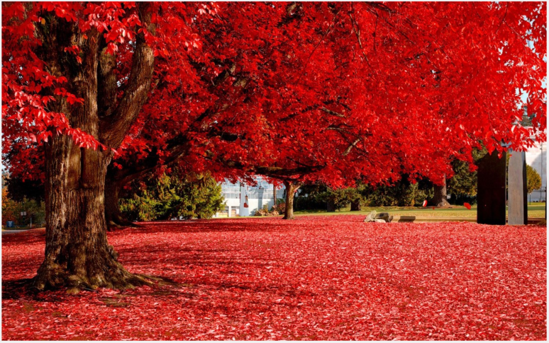
#> input picture project5/t1.png, 549 x 343 px
$ python '不使用库.py'
#> lines starting #> are read from the running program, lines starting #| are printed output that depends on the picture
import numpy as np
from PIL import Image

def rgb_to_lab(rgb_img):
    rgb = rgb_img.astype(np.float64) / 255.0
    mask = rgb > 0.04045
    rgb[mask] = ((rgb[mask] + 0.055) / 1.055) ** 2.4
    rgb[~mask] = rgb[~mask] / 12.92
    rgb2xyz = np.array([
        [0.4124564, 0.3575761, 0.1804375],
        [0.2126729, 0.7151522, 0.0721750],
        [0.0193339, 0.1191920, 0.9503041]
    ])
    xyz = np.dot(rgb.reshape(-1, 3), rgb2xyz.T).reshape(rgb.shape)
    xyz_ref = np.array([95.047, 100.0, 108.883])
    xyz = xyz / xyz_ref
    mask = xyz > 0.008856
    xyz[mask] = xyz[mask] ** (1 / 3)
    xyz[~mask] = 7.787 * xyz[~mask] + 16 / 116
    x, y, z = xyz[..., 0], xyz[..., 1], xyz[..., 2]
    L = 116 * y - 16
    a = 500 * (x - y)
    b = 200 * (y - z)
    a = np.clip(a, -128, 127)
    b = np.clip(b, -128, 127)
    return np.stack([L, a, b], axis=-1)


def lab_to_rgb(lab_img):
    L, a, b = lab_img[..., 0], lab_img[..., 1], lab_img[..., 2]
    y = (L + 16) / 116
    x = a / 500 + y
    z = y - b / 200
    def f(t):
        mask = t > 0.2068966
        t[mask] = t[mask] ** 3
        t[~mask] = (t[~mask] - 16 / 116) / 7.787
        return t
    x, y, z = f(x), f(y), f(z)
    xyz_ref = np.array([95.047, 100.0, 108.883])
    xyz = np.stack([x, y, z], axis=-1) * xyz_ref
    xyz2rgb = np.array([
        [3.2404542, -1.5371385, -0.4985314],
        [-0.9692660, 1.8760108, 0.0415560],
        [0.0556434, -0.2040259, 1.0572252]
    ])
    rgb = np.dot(xyz.reshape(-1, 3), xyz2rgb.T).reshape(xyz.shape)
    mask = rgb > 0.0031308
    rgb[mask] = 1.055 * (rgb[mask] ** (1 / 2.4)) - 0.055
    rgb[~mask] = rgb[~mask] * 12.92
    rgb = np.clip(rgb * 255, 0, 255).astype(np.uint8)
    return rgb


def read_image(path):
    img = Image.open(path).convert('RGB')
    return np.array(img)


def write_image(path, img):
    img_pil = Image.fromarray(img)
    img_pil.save(path)


def show_image(title, img):
    img_pil = Image.fromarray(img)
    img_pil.show(title)

def compute_stats(lab_img):
    l_channel = lab_img[..., 0].flatten()
    a_channel = lab_img[..., 1].flatten()
    b_channel = lab_img[..., 2].flatten()
    l_mean = np.sum(l_channel) / len(l_channel)#均值
    a_mean = np.sum(a_channel) / len(a_channel)
    b_mean = np.sum(b_channel) / len(b_channel)
    l_std = np.sqrt(np.sum((l_channel - l_mean) ** 2) / (len(l_channel) - 1))#方差
    a_std = np.sqrt(np.sum((a_channel - a_mean) ** 2) / (len(a_channel) - 1))
    b_std = np.sqrt(np.sum((b_channel - b_mean) ** 2) / (len(b_channel) - 1))
    return {
        'l': {'mean': l_mean, 'std': l_std},
        'a': {'mean': a_mean, 'std': a_std},
        'b': {'mean': b_mean, 'std': b_std}
    }


def color_transfer(source_path, target_path, output_path):
    try:
        source_img = read_image(source_path)
        target_img = read_image(target_path)
#> call 2 of read_image, with path = 't2.png'
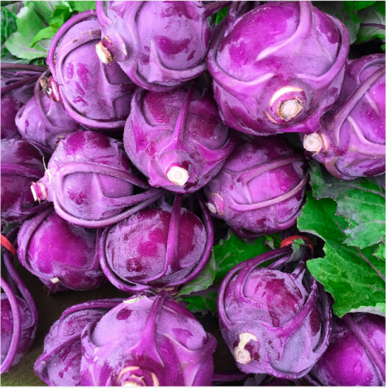
#> input picture project5/t2.png, 386 x 388 px
    except Exception as e:
        raise ValueError(f"图像读取失败：{e}")

    source_lab = rgb_to_lab(source_img)
#> in rgb_to_lab, `xyz[mask] = xyz[mask] ** (1 / 3)`:
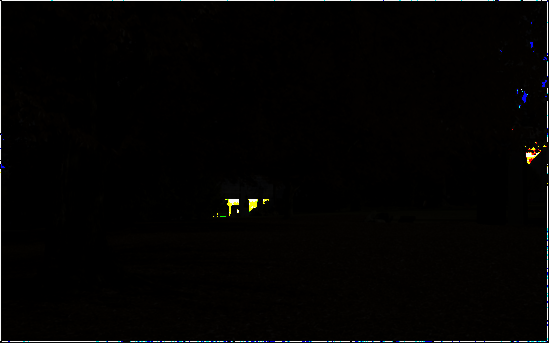
#> xyz: shape (343, 549, 3) float64; mean R, G, B 0.00385, 0.00325, 0.00253; drawn with min black and max white
    target_lab = rgb_to_lab(target_img)
#> in rgb_to_lab (call 2), `rgb[~mask] = rgb[~mask] / 12.92`: rgb: shape (388, 386, 3) float64; mean R, G, B 0.33, 0.133, 0.354
#> in rgb_to_lab (call 2), `xyz[mask] = xyz[mask] ** (1 / 3)`:
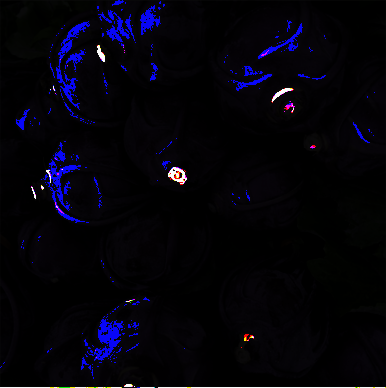
#> xyz: shape (388, 386, 3) float64; mean R, G, B 0.0039, 0.00295, 0.00979; drawn with min black and max white
#> in rgb_to_lab (call 2), `a = 500 * (x - y)`:
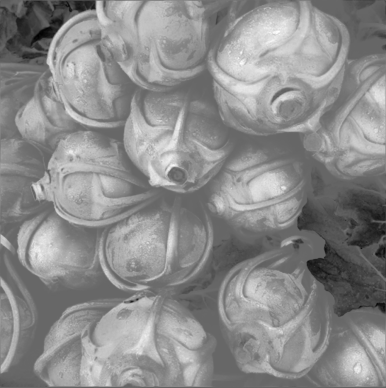
#> a: shape (388, 386) float64; min -7.53, max 11.15, mean 2.7; drawn with min black and max white
#> in rgb_to_lab (call 2), `b = 200 * (y - z)`:
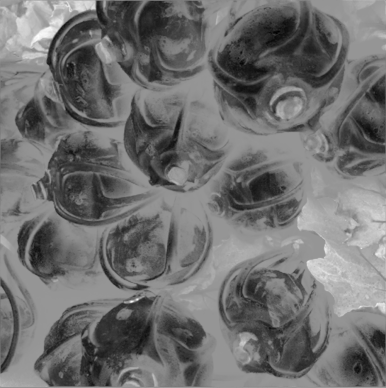
#> b: shape (388, 386) float64; min -8.61, max 6.06, mean -2.16; drawn with min black and max white
#> in rgb_to_lab (call 2), `return np.stack([L, a, b], axis=-1)`:
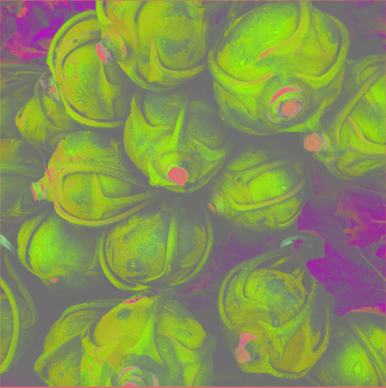
#> returned value: shape (388, 386, 3) float64; mean of channels 0, 1, 2 1.72, 2.7, -2.16; drawn with min black and max white

    source_stats = compute_stats(source_lab)
#> in compute_stats, `l_mean = np.sum(l_channel) / len(l_channel)#均值`: l_mean = 1.15
#> in compute_stats, `a_mean = np.sum(a_channel) / len(a_channel)`: a_mean = 2.81
#> in compute_stats, `b_mean = np.sum(b_channel) / len(b_channel)`: b_mean = 1.15
#> in compute_stats, `l_std = np.sqrt(np.sum((l_channel - l_mean) ** 2) / (len(l_channel) - ..`: l_std = 1.28
#> in compute_stats, `a_std = np.sqrt(np.sum((a_channel - a_mean) ** 2) / (len(a_channel) - ..`: a_std = 2.13
#> in compute_stats, `b_std = np.sqrt(np.sum((b_channel - b_mean) ** 2) / (len(b_channel) - ..`: b_std = 0.844
#> source_stats = 3 items
    target_stats = compute_stats(target_lab)
#> target_stats = 3 items
    t_l = target_lab[..., 0]
    t_a = target_lab[..., 1]
    t_b = target_lab[..., 2]

    eps = 1e-6
    normalized_l = (t_l - target_stats['l']['mean']) * (source_stats['l']['std'] / (target_stats['l']['std'] + eps)) + \
                   source_stats['l']['mean']
    normalized_a = (t_a - target_stats['a']['mean']) * (source_stats['a']['std'] / (target_stats['a']['std'] + eps)) + \
                   source_stats['a']['mean']
    normalized_b = (t_b - target_stats['b']['mean']) * (source_stats['b']['std'] / (target_stats['b']['std'] + eps)) + \
                   source_stats['b']['mean']

    normalized_l = np.clip(normalized_l, 0, 100)
    normalized_a = np.clip(normalized_a, -128, 127)
    normalized_b = np.clip(normalized_b, -128, 127)
    normalized_lab = np.stack([normalized_l, normalized_a, normalized_b], axis=-1)
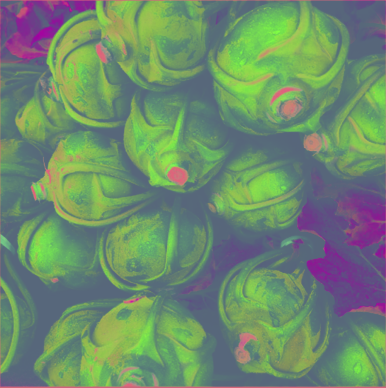
#> normalized_lab: shape (388, 386, 3) float64; mean R, G, B 1.18, 2.81, 1.15; drawn with min black and max white
    result_img = lab_to_rgb(normalized_lab)
#> in f, `mask = t > 0.2068966`: mask: shape (388, 386) bool; every value is 0
    write_image(output_path, result_img)
    print(f"颜色迁移完成，结果已保存至：{output_path}")
    show_image("Source Image", source_img)
    show_image("Target Image", target_img)
    show_image("Result Image", result_img)


if __name__ == "__main__":

    SOURCE_IMAGE_PATH = "t1.png"
    TARGET_IMAGE_PATH = "t2.png"
    OUTPUT_IMAGE_PATH = "result.jpg"

    try:
        color_transfer(SOURCE_IMAGE_PATH, TARGET_IMAGE_PATH, OUTPUT_IMAGE_PATH)
    except Exception as e:
        print(f"程序执行出错：{e}")
